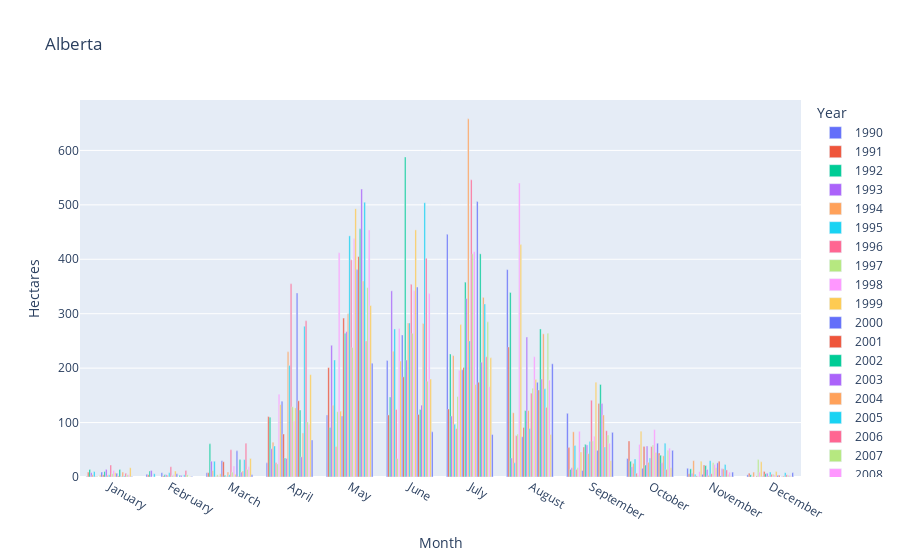
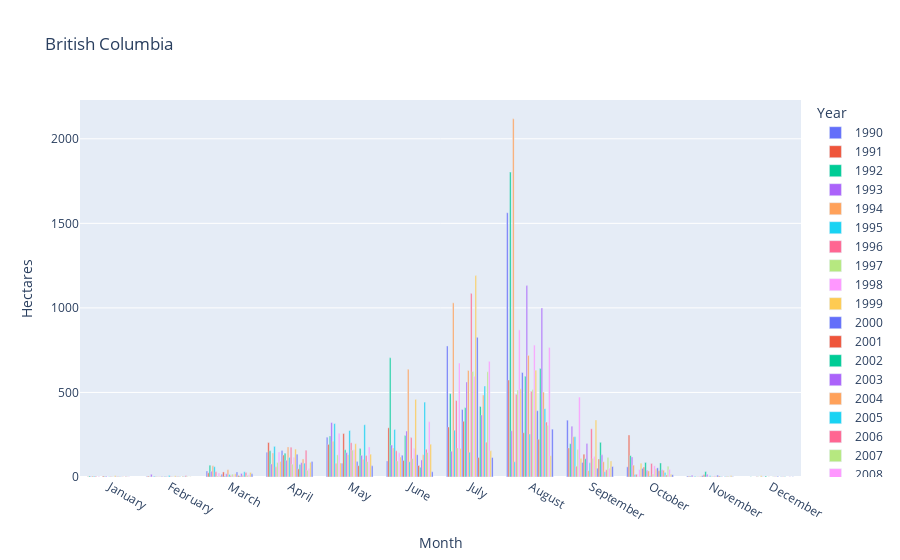

These figures' notebook cell, in order:
### Markdown cell above
Let's plot the wildfires by month, for a few of the jurisdictions.

### Code cell
# Change the values in jurisdictions in order to visualize different provinces
# For example, changing the value 'Alberta' to 'Ontario' will visualize the trends in Ontario instead of Alberta

jurisdictions = ['Alberta', 'British Columbia', 'Saskatchewan', 'Northwest Territories']

for i, jurisdiction in enumerate(jurisdictions):

    jurisdiction_data = numfiresbymonth[numfiresbymonth['Jurisdiction'] == jurisdiction]
    
    if "Unspecified" in jurisdiction_data['Month'].values:
        jurisdiction_data_filtered = jurisdiction_data[jurisdiction_data['Month'] != "Unspecified"]
    else:
        jurisdiction_data_filtered = jurisdiction_data

    px.bar(jurisdiction_data_filtered,x='Month', y=list(range(1990, 2022)), barmode="group", 
               color='variable', labels={"value": "Hectares", "variable": "Year"},
               title=jurisdiction).show()

### Figure 1 — Plotly figure (JSON) as saved in the notebook; plotly's stock layout.template omitted (floating-point values rounded to 4 significant figures)
{"data": [{"alignmentgroup": "True", "hovertemplate": "Year=1990<br>Month=%{x}<br>Hectares=%{y}<extra></extra>", "legendgroup": "1990", "marker": {"color": "#636efa", "pattern": {"shape": ""}}, "name": "1990", "offsetgroup": "1990", "orientation": "v", "showlegend": true, "textposition": "auto", "type": "bar", "x": ["January", "February", "March", "April", "May", "June", "July", "August", "September", "October", "November", "December"], "xaxis": "x", "y": [1, 5, 8, 26, 114, 214, 446, 381, 117, 34, 16, 4], "yaxis": "y"}, {"alignmentgroup": "True", "hovertemplate": "Year=1991<br>Month=%{x}<br>Hectares=%{y}<extra></extra>", "legendgroup": "1991", "marker": {"color": "#EF553B", "pattern": {"shape": ""}}, "name": "1991", "offsetgroup": "1991", "orientation": "v", "showlegend": true, "textposition": "auto", "type": "bar", "x": ["January", "February", "March", "April", "May", "June", "July", "August", "September", "October", "November", "December"], "xaxis": "x", "y": [9, 4, 8, 111, 201, 114, 125, 239, 54, 66, 6, 7], "yaxis": "y"}, {"alignmentgroup": "True", "hovertemplate": "Year=1992<br>Month=%{x}<br>Hectares=%{y}<extra></extra>", "legendgroup": "1992", "marker": {"color": "#00cc96", "pattern": {"shape": ""}}, "name": "1992", "offsetgroup": "1992", "orientation": "v", "showlegend": true, "textposition": "auto", "type": "bar", "x": ["January", "February", "March", "April", "May", "June", "July", "August", "September", "October", "November", "December"], "xaxis": "x", "y": [14, 11, 61, 110, 91, 147, 226, 339, 14, 29, 15, 4], "yaxis": "y"}, {"alignmentgroup": "True", "hovertemplate": "Year=1993<br>Month=%{x}<br>Hectares=%{y}<extra></extra>", "legendgroup": "1993", "marker": {"color": "#ab63fa", "pattern": {"shape": ""}}, "name": "1993", "offsetgroup": "1993", "orientation": "v", "showlegend": true, "textposition": "auto", "type": "bar", "x": ["January", "February", "March", "April", "May", "June", "July", "August", "September", "October", "November", "December"], "xaxis": "x", "y": [8, 12, 29, 52, 242, 342, 112, 35, 17, 19, 7, 1], "yaxis": "y"}, {"alignmentgroup": "True", "hovertemplate": "Year=1994<br>Month=%{x}<br>Hectares=%{y}<extra></extra>", "legendgroup": "1994", "marker": {"color": "#FFA15A", "pattern": {"shape": ""}}, "name": "1994", "offsetgroup": "1994", "orientation": "v", "showlegend": true, "textposition": "auto", "type": "bar", "x": ["January", "February", "March", "April", "May", "June", "July", "August", "September", "October", "November", "December"], "xaxis": "x", "y": [4, null, 12, 64, 132, 231, 223, 118, 83, 25, 30, 9], "yaxis": "y"}, {"alignmentgroup": "True", "hovertemplate": "Year=1995<br>Month=%{x}<br>Hectares=%{y}<extra></extra>", "legendgroup": "1995", "marker": {"color": "#19d3f3", "pattern": {"shape": ""}}, "name": "1995", "offsetgroup": "1995", "orientation": "v", "showlegend": true, "textposition": "auto", "type": "bar", "x": ["January", "February", "March", "April", "May", "June", "July", "August", "September", "October", "November", "December"], "xaxis": "x", "y": [10, 6, 29, 57, 215, 272, 97, 26, 58, 33, 5, null], "yaxis": "y"}, {"alignmentgroup": "True", "hovertemplate": "Year=1996<br>Month=%{x}<br>Hectares=%{y}<extra></extra>", "legendgroup": "1996", "marker": {"color": "#FF6692", "pattern": {"shape": ""}}, "name": "1996", "offsetgroup": "1996", "orientation": "v", "showlegend": true, "textposition": "auto", "type": "bar", "x": ["January", "February", "March", "April", "May", "June", "July", "August", "September", "October", "November", "December"], "xaxis": "x", "y": [1, null, 1, 26, 56, 124, 89, 76, 14, 7, 2, 2], "yaxis": "y"}, {"alignmentgroup": "True", "hovertemplate": "Year=1997<br>Month=%{x}<br>Hectares=%{y}<extra></extra>", "legendgroup": "1997", "marker": {"color": "#B6E880", "pattern": {"shape": ""}}, "name": "1997", "offsetgroup": "1997", "orientation": "v", "showlegend": true, "textposition": "auto", "type": "bar", "x": ["January", "February", "March", "April", "May", "June", "July", "August", "September", "October", "November", "December"], "xaxis": "x", "y": [1, null, 4, 24, 120, 34, 148, 79, 17, 3, 1, 32], "yaxis": "y"}, {"alignmentgroup": "True", "hovertemplate": "Year=1998<br>Month=%{x}<br>Hectares=%{y}<extra></extra>", "legendgroup": "1998", "marker": {"color": "#FF97FF", "pattern": {"shape": ""}}, "name": "1998", "offsetgroup": "1998", "orientation": "v", "showlegend": true, "textposition": "auto", "type": "bar", "x": ["January", "February", "March", "April", "May", "June", "July", "August", "September", "October", "November", "December"], "xaxis": "x", "y": [null, null, 2, 152, 412, 273, 196, 540, 84, 60, 10, 9], "yaxis": "y"}, {"alignmentgroup": "True", "hovertemplate": "Year=1999<br>Month=%{x}<br>Hectares=%{y}<extra></extra>", "legendgroup": "1999", "marker": {"color": "#FECB52", "pattern": {"shape": ""}}, "name": "1999", "offsetgroup": "1999", "orientation": "v", "showlegend": true, "textposition": "auto", "type": "bar", "x": ["January", "February", "March", "April", "May", "June", "July", "August", "September", "October", "November", "December"], "xaxis": "x", "y": [4, null, 6, 133, 121, 213, 280, 427, 46, 84, 29, 28], "yaxis": "y"}, {"alignmentgroup": "True", "hovertemplate": "Year=2000<br>Month=%{x}<br>Hectares=%{y}<extra></extra>", "legendgroup": "2000", "marker": {"color": "#636efa", "pattern": {"shape": ""}}, "name": "2000", "offsetgroup": "2000", "orientation": "v", "showlegend": true, "textposition": "auto", "type": "bar", "x": ["January", "February", "March", "April", "May", "June", "July", "August", "September", "October", "November", "December"], "xaxis": "x", "y": [9, 8, 30, 139, 112, 261, 197, 74, 12, 16, 5, 1], "yaxis": "y"}, {"alignmentgroup": "True", "hovertemplate": "Year=2001<br>Month=%{x}<br>Hectares=%{y}<extra></extra>", "legendgroup": "2001", "marker": {"color": "#EF553B", "pattern": {"shape": ""}}, "name": "2001", "offsetgroup": "2001", "orientation": "v", "showlegend": true, "textposition": "auto", "type": "bar", "x": ["January", "February", "March", "April", "May", "June", "July", "August", "September", "October", "November", "December"], "xaxis": "x", "y": [4, 2, 28, 79, 292, 184, 201, 91, 55, 56, 22, 10], "yaxis": "y"}, {"alignmentgroup": "True", "hovertemplate": "Year=2002<br>Month=%{x}<br>Hectares=%{y}<extra></extra>", "legendgroup": "2002", "marker": {"color": "#00cc96", "pattern": {"shape": ""}}, "name": "2002", "offsetgroup": "2002", "orientation": "v", "showlegend": true, "textposition": "auto", "type": "bar", "x": ["January", "February", "March", "April", "May", "June", "July", "August", "September", "October", "November", "December"], "xaxis": "x", "y": [10, 4, 3, 35, 264, 588, 358, 122, 60, 22, 21, 6], "yaxis": "y"}, {"alignmentgroup": "True", "hovertemplate": "Year=2003<br>Month=%{x}<br>Hectares=%{y}<extra></extra>", "legendgroup": "2003", "marker": {"color": "#ab63fa", "pattern": {"shape": ""}}, "name": "2003", "offsetgroup": "2003", "orientation": "v", "showlegend": true, "textposition": "auto", "type": "bar", "x": ["January", "February", "March", "April", "May", "June", "July", "August", "September", "October", "November", "December"], "xaxis": "x", "y": [14, 4, 1, 34, 267, 215, 328, 257, 59, 57, 14, 7], "yaxis": "y"}, {"alignmentgroup": "True", "hovertemplate": "Year=2004<br>Month=%{x}<br>Hectares=%{y}<extra></extra>", "legendgroup": "2004", "marker": {"color": "#FFA15A", "pattern": {"shape": ""}}, "name": "2004", "offsetgroup": "2004", "orientation": "v", "showlegend": true, "textposition": "auto", "type": "bar", "x": ["January", "February", "March", "April", "May", "June", "July", "August", "September", "October", "November", "December"], "xaxis": "x", "y": [3, 3, 9, 230, 300, 283, 658, 122, 43, 27, 3, 2], "yaxis": "y"}, {"alignmentgroup": "True", "hovertemplate": "Year=2005<br>Month=%{x}<br>Hectares=%{y}<extra></extra>", "legendgroup": "2005", "marker": {"color": "#19d3f3", "pattern": {"shape": ""}}, "name": "2005", "offsetgroup": "2005", "orientation": "v", "showlegend": true, "textposition": "auto", "type": "bar", "x": ["January", "February", "March", "April", "May", "June", "July", "August", "September", "October", "November", "December"], "xaxis": "x", "y": [4, 8, 4, 205, 443, 283, 250, 89, 65, 35, 30, 9], "yaxis": "y"}, {"alignmentgroup": "True", "hovertemplate": "Year=2006<br>Month=%{x}<br>Hectares=%{y}<extra></extra>", "legendgroup": "2006", "marker": {"color": "#FF6692", "pattern": {"shape": ""}}, "name": "2006", "offsetgroup": "2006", "orientation": "v", "showlegend": true, "textposition": "auto", "type": "bar", "x": ["January", "February", "March", "April", "May", "June", "July", "August", "September", "October", "November", "December"], "xaxis": "x", "y": [22, 19, 50, 355, 399, 354, 546, 154, 141, 56, 6, 5], "yaxis": "y"}, {"alignmentgroup": "True", "hovertemplate": "Year=2007<br>Month=%{x}<br>Hectares=%{y}<extra></extra>", "legendgroup": "2007", "marker": {"color": "#B6E880", "pattern": {"shape": ""}}, "name": "2007", "offsetgroup": "2007", "orientation": "v", "showlegend": true, "textposition": "auto", "type": "bar", "x": ["January", "February", "March", "April", "May", "June", "July", "August", "September", "October", "November", "December"], "xaxis": "x", "y": [6, 3, 9, 129, 238, 264, 410, 163, 66, 59, 26, 5], "yaxis": "y"}, {"alignmentgroup": "True", "hovertemplate": "Year=2008<br>Month=%{x}<br>Hectares=%{y}<extra></extra>", "legendgroup": "2008", "marker": {"color": "#FF97FF", "pattern": {"shape": ""}}, "name": "2008", "offsetgroup": "2008", "orientation": "v", "showlegend": true, "textposition": "auto", "type": "bar", "x": ["January", "February", "March", "April", "May", "June", "July", "August", "September", "October", "November", "December"], "xaxis": "x", "y": [12, 4, 20, 103, 438, 342, 414, 221, 75, 87, 23, 4], "yaxis": "y"}, {"alignmentgroup": "True", "hovertemplate": "Year=2009<br>Month=%{x}<br>Hectares=%{y}<extra></extra>", "legendgroup": "2009", "marker": {"color": "#FECB52", "pattern": {"shape": ""}}, "name": "2009", "offsetgroup": "2009", "orientation": "v", "showlegend": true, "textposition": "auto", "type": "bar", "x": ["January", "February", "March", "April", "May", "June", "July", "August", "September", "October", "November", "December"], "xaxis": "x", "y": [8, 11, 5, 127, 493, 454, 170, 179, 174, 45, 17, 10], "yaxis": "y"}, {"alignmentgroup": "True", "hovertemplate": "Year=2010<br>Month=%{x}<br>Hectares=%{y}<extra></extra>", "legendgroup": "2010", "marker": {"color": "#636efa", "pattern": {"shape": ""}}, "name": "2010", "offsetgroup": "2010", "orientation": "v", "showlegend": true, "textposition": "auto", "type": "bar", "x": ["January", "February", "March", "April", "May", "June", "July", "August", "September", "October", "November", "December"], "xaxis": "x", "y": [7, 6, 48, 338, 381, 349, 506, 174, 49, 62, 26, 3], "yaxis": "y"}, {"alignmentgroup": "True", "hovertemplate": "Year=2011<br>Month=%{x}<br>Hectares=%{y}<extra></extra>", "legendgroup": "2011", "marker": {"color": "#EF553B", "pattern": {"shape": ""}}, "name": "2011", "offsetgroup": "2011", "orientation": "v", "showlegend": true, "textposition": "auto", "type": "bar", "x": ["January", "February", "March", "April", "May", "June", "July", "August", "September", "October", "November", "December"], "xaxis": "x", "y": [2, null, 1, 140, 405, 115, 174, 160, 135, 44, 29, 3], "yaxis": "y"}, {"alignmentgroup": "True", "hovertemplate": "Year=2012<br>Month=%{x}<br>Hectares=%{y}<extra></extra>", "legendgroup": "2012", "marker": {"color": "#00cc96", "pattern": {"shape": ""}}, "name": "2012", "offsetgroup": "2012", "orientation": "v", "showlegend": true, "textposition": "auto", "type": "bar", "x": ["January", "February", "March", "April", "May", "June", "July", "August", "September", "October", "November", "December"], "xaxis": "x", "y": [14, 3, 32, 123, 456, 124, 410, 272, 170, 40, 2, null], "yaxis": "y"}, {"alignmentgroup": "True", "hovertemplate": "Year=2013<br>Month=%{x}<br>Hectares=%{y}<extra></extra>", "legendgroup": "2013", "marker": {"color": "#ab63fa", "pattern": {"shape": ""}}, "name": "2013", "offsetgroup": "2013", "orientation": "v", "showlegend": true, "textposition": "auto", "type": "bar", "x": ["January", "February", "March", "April", "May", "June", "July", "August", "September", "October", "November", "December"], "xaxis": "x", "y": [1, 3, 9, 37, 529, 132, 211, 180, 135, 26, 15, 1], "yaxis": "y"}, {"alignmentgroup": "True", "hovertemplate": "Year=2014<br>Month=%{x}<br>Hectares=%{y}<extra></extra>", "legendgroup": "2014", "marker": {"color": "#FFA15A", "pattern": {"shape": ""}}, "name": "2014", "offsetgroup": "2014", "orientation": "v", "showlegend": true, "textposition": "auto", "type": "bar", "x": ["January", "February", "March", "April", "May", "June", "July", "August", "September", "October", "November", "December"], "xaxis": "x", "y": [9, null, 11, 81, 360, 282, 330, 263, 114, 39, 15, 2], "yaxis": "y"}, {"alignmentgroup": "True", "hovertemplate": "Year=2015<br>Month=%{x}<br>Hectares=%{y}<extra></extra>", "legendgroup": "2015", "marker": {"color": "#19d3f3", "pattern": {"shape": ""}}, "name": "2015", "offsetgroup": "2015", "orientation": "v", "showlegend": true, "textposition": "auto", "type": "bar", "x": ["January", "February", "March", "April", "May", "June", "July", "August", "September", "October", "November", "December"], "xaxis": "x", "y": [2, 4, 32, 277, 505, 504, 318, 162, 55, 62, 23, 8], "yaxis": "y"}, {"alignmentgroup": "True", "hovertemplate": "Year=2016<br>Month=%{x}<br>Hectares=%{y}<extra></extra>", "legendgroup": "2016", "marker": {"color": "#FF6692", "pattern": {"shape": ""}}, "name": "2016", "offsetgroup": "2016", "orientation": "v", "showlegend": true, "textposition": "auto", "type": "bar", "x": ["January", "February", "March", "April", "May", "June", "July", "August", "September", "October", "November", "December"], "xaxis": "x", "y": [7, 12, 62, 287, 250, 402, 221, 128, 85, 14, 13, 4], "yaxis": "y"}, {"alignmentgroup": "True", "hovertemplate": "Year=2017<br>Month=%{x}<br>Hectares=%{y}<extra></extra>", "legendgroup": "2017", "marker": {"color": "#B6E880", "pattern": {"shape": ""}}, "name": "2017", "offsetgroup": "2017", "orientation": "v", "showlegend": true, "textposition": "auto", "type": "bar", "x": ["January", "February", "March", "April", "May", "June", "July", "August", "September", "October", "November", "December"], "xaxis": "x", "y": [4, 4, 14, 101, 348, 176, 285, 264, 77, 49, 5, 3], "yaxis": "y"}, {"alignmentgroup": "True", "hovertemplate": "Year=2018<br>Month=%{x}<br>Hectares=%{y}<extra></extra>", "legendgroup": "2018", "marker": {"color": "#FF97FF", "pattern": {"shape": ""}}, "name": "2018", "offsetgroup": "2018", "orientation": "v", "showlegend": true, "textposition": "auto", "type": "bar", "x": ["January", "February", "March", "April", "May", "June", "July", "August", "September", "October", "November", "December"], "xaxis": "x", "y": [4, null, 19, 97, 454, 337, 166, 178, 62, 53, 9, 3], "yaxis": "y"}, {"alignmentgroup": "True", "hovertemplate": "Year=2019<br>Month=%{x}<br>Hectares=%{y}<extra></extra>", "legendgroup": "2019", "marker": {"color": "#FECB52", "pattern": {"shape": ""}}, "name": "2019", "offsetgroup": "2019", "orientation": "v", "showlegend": true, "textposition": "auto", "type": "bar", "x": ["January", "February", "March", "April", "May", "June", "July", "August", "September", "October", "November", "December"], "xaxis": "x", "y": [17, 1, 34, 188, 315, 180, 219, 78, 30, 17, 1, 1], "yaxis": "y"}, {"alignmentgroup": "True", "hovertemplate": "Year=2020<br>Month=%{x}<br>Hectares=%{y}<extra></extra>", "legendgroup": "2020", "marker": {"color": "#636efa", "pattern": {"shape": ""}}, "name": "2020", "offsetgroup": "2020", "orientation": "v", "showlegend": true, "textposition": "auto", "type": "bar", "x": ["January", "February", "March", "April", "May", "June", "July", "August", "September", "October", "November", "December"], "xaxis": "x", "y": [1, 1, 4, 68, 209, 83, 78, 208, 82, 49, 9, 8], "yaxis": "y"}, {"alignmentgroup": "True", "hovertemplate": "Year=2021<br>Month=%{x}<br>Hectares=%{y}<extra></extra>", "legendgroup": "2021", "marker": {"color": "#EF553B", "pattern": {"shape": ""}}, "name": "2021", "offsetgroup": "2021", "orientation": "v", "showlegend": true, "textposition": "auto", "type": "bar", "x": ["January", "February", "March", "April", "May", "June", "July", "August", "September", "October", "November", "December"], "xaxis": "x", "y": [null, null, null, null, null, null, null, null, null, null, null, null], "yaxis": "y"}], "layout": {"barmode": "group", "legend": {"title": {"text": "Year"}, "tracegroupgap": 0}, "title": {"text": "Alberta"}, "xaxis": {"anchor": "y", "domain": [0, 1], "title": {"text": "Month"}}, "yaxis": {"anchor": "x", "domain": [0, 1], "title": {"text": "Hectares"}}}}

### Figure 2 — Plotly figure (JSON) as saved in the notebook; plotly's stock layout.template omitted (floating-point values rounded to 4 significant figures)
{"data": [{"alignmentgroup": "True", "hovertemplate": "Year=1990<br>Month=%{x}<br>Hectares=%{y}<extra></extra>", "legendgroup": "1990", "marker": {"color": "#636efa", "pattern": {"shape": ""}}, "name": "1990", "offsetgroup": "1990", "orientation": "v", "showlegend": true, "textposition": "auto", "type": "bar", "x": ["January", "February", "March", "April", "May", "June", "July", "August", "September", "October", "November", "December"], "xaxis": "x", "y": [null, 3, 35, 147, 235, 95, 775, 1563, 336, 60, 6, null], "yaxis": "y"}, {"alignmentgroup": "True", "hovertemplate": "Year=1991<br>Month=%{x}<br>Hectares=%{y}<extra></extra>", "legendgroup": "1991", "marker": {"color": "#EF553B", "pattern": {"shape": ""}}, "name": "1991", "offsetgroup": "1991", "orientation": "v", "showlegend": true, "textposition": "auto", "type": "bar", "x": ["January", "February", "March", "April", "May", "June", "July", "August", "September", "October", "November", "December"], "xaxis": "x", "y": [2, 5, 25, 204, 193, 291, 296, 573, 172, 248, 5, null], "yaxis": "y"}, {"alignmentgroup": "True", "hovertemplate": "Year=1992<br>Month=%{x}<br>Hectares=%{y}<extra></extra>", "legendgroup": "1992", "marker": {"color": "#00cc96", "pattern": {"shape": ""}}, "name": "1992", "offsetgroup": "1992", "orientation": "v", "showlegend": true, "textposition": "auto", "type": "bar", "x": ["January", "February", "March", "April", "May", "June", "July", "August", "September", "October", "November", "December"], "xaxis": "x", "y": [6, 2, 70, 155, 243, 705, 493, 1803, 197, 126, 4, 1], "yaxis": "y"}, {"alignmentgroup": "True", "hovertemplate": "Year=1993<br>Month=%{x}<br>Hectares=%{y}<extra></extra>", "legendgroup": "1993", "marker": {"color": "#ab63fa", "pattern": {"shape": ""}}, "name": "1993", "offsetgroup": "1993", "orientation": "v", "showlegend": true, "textposition": "auto", "type": "bar", "x": ["January", "February", "March", "April", "May", "June", "July", "August", "September", "October", "November", "December"], "xaxis": "x", "y": [3, 16, 34, 77, 322, 189, 153, 274, 300, 119, 10, null], "yaxis": "y"}, {"alignmentgroup": "True", "hovertemplate": "Year=1994<br>Month=%{x}<br>Hectares=%{y}<extra></extra>", "legendgroup": "1994", "marker": {"color": "#FFA15A", "pattern": {"shape": ""}}, "name": "1994", "offsetgroup": "1994", "orientation": "v", "showlegend": true, "textposition": "auto", "type": "bar", "x": ["January", "February", "March", "April", "May", "June", "July", "August", "September", "October", "November", "December"], "xaxis": "x", "y": [6, 2, 66, 142, 212, 172, 1030, 2118, 238, 70, 1, null], "yaxis": "y"}, {"alignmentgroup": "True", "hovertemplate": "Year=1995<br>Month=%{x}<br>Hectares=%{y}<extra></extra>", "legendgroup": "1995", "marker": {"color": "#19d3f3", "pattern": {"shape": ""}}, "name": "1995", "offsetgroup": "1995", "orientation": "v", "showlegend": true, "textposition": "auto", "type": "bar", "x": ["January", "February", "March", "April", "May", "June", "July", "August", "September", "October", "November", "December"], "xaxis": "x", "y": [5, 5, 61, 181, 316, 281, 277, 90, 238, 15, 5, null], "yaxis": "y"}, {"alignmentgroup": "True", "hovertemplate": "Year=1996<br>Month=%{x}<br>Hectares=%{y}<extra></extra>", "legendgroup": "1996", "marker": {"color": "#FF6692", "pattern": {"shape": ""}}, "name": "1996", "offsetgroup": "1996", "orientation": "v", "showlegend": true, "textposition": "auto", "type": "bar", "x": ["January", "February", "March", "April", "May", "June", "July", "August", "September", "October", "November", "December"], "xaxis": "x", "y": [5, 3, 31, 60, 82, 155, 452, 489, 64, 16, 1, 2], "yaxis": "y"}, {"alignmentgroup": "True", "hovertemplate": "Year=1997<br>Month=%{x}<br>Hectares=%{y}<extra></extra>", "legendgroup": "1997", "marker": {"color": "#B6E880", "pattern": {"shape": ""}}, "name": "1997", "offsetgroup": "1997", "orientation": "v", "showlegend": true, "textposition": "auto", "type": "bar", "x": ["January", "February", "March", "April", "May", "June", "July", "August", "September", "October", "November", "December"], "xaxis": "x", "y": [null, 2, 6, 86, 131, 95, 172, 514, 162, 3, 3, 2], "yaxis": "y"}, {"alignmentgroup": "True", "hovertemplate": "Year=1998<br>Month=%{x}<br>Hectares=%{y}<extra></extra>", "legendgroup": "1998", "marker": {"color": "#FF97FF", "pattern": {"shape": ""}}, "name": "1998", "offsetgroup": "1998", "orientation": "v", "showlegend": true, "textposition": "auto", "type": "bar", "x": ["January", "February", "March", "April", "May", "June", "July", "August", "September", "October", "November", "December"], "xaxis": "x", "y": [3, 3, 24, 148, 259, 143, 674, 870, 473, 44, 4, null], "yaxis": "y"}, {"alignmentgroup": "True", "hovertemplate": "Year=1999<br>Month=%{x}<br>Hectares=%{y}<extra></extra>", "legendgroup": "1999", "marker": {"color": "#FECB52", "pattern": {"shape": ""}}, "name": "1999", "offsetgroup": "1999", "orientation": "v", "showlegend": true, "textposition": "auto", "type": "bar", "x": ["January", "February", "March", "April", "May", "June", "July", "August", "September", "October", "November", "December"], "xaxis": "x", "y": [null, 2, 8, 92, 83, 118, 168, 522, 109, 82, 6, 8], "yaxis": "y"}, {"alignmentgroup": "True", "hovertemplate": "Year=2000<br>Month=%{x}<br>Hectares=%{y}<extra></extra>", "legendgroup": "2000", "marker": {"color": "#636efa", "pattern": {"shape": ""}}, "name": "2000", "offsetgroup": "2000", "orientation": "v", "showlegend": true, "textposition": "auto", "type": "bar", "x": ["January", "February", "March", "April", "May", "June", "July", "August", "September", "October", "November", "December"], "xaxis": "x", "y": [null, 3, 17, 157, 82, 129, 399, 618, 86, 51, 8, 1], "yaxis": "y"}, {"alignmentgroup": "True", "hovertemplate": "Year=2001<br>Month=%{x}<br>Hectares=%{y}<extra></extra>", "legendgroup": "2001", "marker": {"color": "#EF553B", "pattern": {"shape": ""}}, "name": "2001", "offsetgroup": "2001", "orientation": "v", "showlegend": true, "textposition": "auto", "type": "bar", "x": ["January", "February", "March", "April", "May", "June", "July", "August", "September", "October", "November", "December"], "xaxis": "x", "y": [6, 1, 30, 130, 257, 98, 329, 262, 135, 59, 13, null], "yaxis": "y"}, {"alignmentgroup": "True", "hovertemplate": "Year=2002<br>Month=%{x}<br>Hectares=%{y}<extra></extra>", "legendgroup": "2002", "marker": {"color": "#00cc96", "pattern": {"shape": ""}}, "name": "2002", "offsetgroup": "2002", "orientation": "v", "showlegend": true, "textposition": "auto", "type": "bar", "x": ["January", "February", "March", "April", "May", "June", "July", "August", "September", "October", "November", "December"], "xaxis": "x", "y": [3, 3, 5, 140, 161, 245, 410, 596, 108, 86, 32, 6], "yaxis": "y"}, {"alignmentgroup": "True", "hovertemplate": "Year=2003<br>Month=%{x}<br>Hectares=%{y}<extra></extra>", "legendgroup": "2003", "marker": {"color": "#ab63fa", "pattern": {"shape": ""}}, "name": "2003", "offsetgroup": "2003", "orientation": "v", "showlegend": true, "textposition": "auto", "type": "bar", "x": ["January", "February", "March", "April", "May", "June", "July", "August", "September", "October", "November", "December"], "xaxis": "x", "y": [5, 3, 19, 99, 144, 272, 562, 1132, 198, 40, 16, null], "yaxis": "y"}, {"alignmentgroup": "True", "hovertemplate": "Year=2004<br>Month=%{x}<br>Hectares=%{y}<extra></extra>", "legendgroup": "2004", "marker": {"color": "#FFA15A", "pattern": {"shape": ""}}, "name": "2004", "offsetgroup": "2004", "orientation": "v", "showlegend": true, "textposition": "auto", "type": "bar", "x": ["January", "February", "March", "April", "May", "June", "July", "August", "September", "October", "November", "December"], "xaxis": "x", "y": [null, 2, 43, 178, 132, 637, 630, 719, 38, 36, 2, 1], "yaxis": "y"}, {"alignmentgroup": "True", "hovertemplate": "Year=2005<br>Month=%{x}<br>Hectares=%{y}<extra></extra>", "legendgroup": "2005", "marker": {"color": "#19d3f3", "pattern": {"shape": ""}}, "name": "2005", "offsetgroup": "2005", "orientation": "v", "showlegend": true, "textposition": "auto", "type": "bar", "x": ["January", "February", "March", "April", "May", "June", "July", "August", "September", "October", "November", "December"], "xaxis": "x", "y": [2, 9, 15, 116, 275, 90, 146, 254, 84, 8, 7, null], "yaxis": "y"}, {"alignmentgroup": "True", "hovertemplate": "Year=2006<br>Month=%{x}<br>Hectares=%{y}<extra></extra>", "legendgroup": "2006", "marker": {"color": "#FF6692", "pattern": {"shape": ""}}, "name": "2006", "offsetgroup": "2006", "orientation": "v", "showlegend": true, "textposition": "auto", "type": "bar", "x": ["January", "February", "March", "April", "May", "June", "July", "August", "September", "October", "November", "December"], "xaxis": "x", "y": [3, 3, 9, 176, 203, 233, 1086, 507, 285, 80, 2, null], "yaxis": "y"}, {"alignmentgroup": "True", "hovertemplate": "Year=2007<br>Month=%{x}<br>Hectares=%{y}<extra></extra>", "legendgroup": "2007", "marker": {"color": "#B6E880", "pattern": {"shape": ""}}, "name": "2007", "offsetgroup": "2007", "orientation": "v", "showlegend": true, "textposition": "auto", "type": "bar", "x": ["January", "February", "March", "April", "May", "June", "July", "August", "September", "October", "November", "December"], "xaxis": "x", "y": [2, 2, 17, 76, 159, 109, 624, 518, 111, 18, 4, 1], "yaxis": "y"}, {"alignmentgroup": "True", "hovertemplate": "Year=2008<br>Month=%{x}<br>Hectares=%{y}<extra></extra>", "legendgroup": "2008", "marker": {"color": "#FF97FF", "pattern": {"shape": ""}}, "name": "2008", "offsetgroup": "2008", "orientation": "v", "showlegend": true, "textposition": "auto", "type": "bar", "x": ["January", "February", "March", "April", "May", "June", "July", "August", "September", "October", "November", "December"], "xaxis": "x", "y": [1, 2, 13, 117, 161, 170, 596, 780, 122, 66, 7, 3], "yaxis": "y"}, {"alignmentgroup": "True", "hovertemplate": "Year=2009<br>Month=%{x}<br>Hectares=%{y}<extra></extra>", "legendgroup": "2009", "marker": {"color": "#FECB52", "pattern": {"shape": ""}}, "name": "2009", "offsetgroup": "2009", "orientation": "v", "showlegend": true, "textposition": "auto", "type": "bar", "x": ["January", "February", "March", "April", "May", "June", "July", "August", "September", "October", "November", "December"], "xaxis": "x", "y": [8, 7, 19, 165, 197, 459, 1191, 632, 337, 49, 5, 2], "yaxis": "y"}, {"alignmentgroup": "True", "hovertemplate": "Year=2010<br>Month=%{x}<br>Hectares=%{y}<extra></extra>", "legendgroup": "2010", "marker": {"color": "#636efa", "pattern": {"shape": ""}}, "name": "2010", "offsetgroup": "2010", "orientation": "v", "showlegend": true, "textposition": "auto", "type": "bar", "x": ["January", "February", "March", "April", "May", "June", "July", "August", "September", "October", "November", "December"], "xaxis": "x", "y": [2, 2, 30, 135, 91, 132, 826, 392, 52, 54, 11, 4], "yaxis": "y"}, {"alignmentgroup": "True", "hovertemplate": "Year=2011<br>Month=%{x}<br>Hectares=%{y}<extra></extra>", "legendgroup": "2011", "marker": {"color": "#EF553B", "pattern": {"shape": ""}}, "name": "2011", "offsetgroup": "2011", "orientation": "v", "showlegend": true, "textposition": "auto", "type": "bar", "x": ["January", "February", "March", "April", "May", "June", "July", "August", "September", "October", "November", "December"], "xaxis": "x", "y": [2, 2, 9, 48, 67, 68, 115, 223, 107, 37, 6, null], "yaxis": "y"}, {"alignmentgroup": "True", "hovertemplate": "Year=2012<br>Month=%{x}<br>Hectares=%{y}<extra></extra>", "legendgroup": "2012", "marker": {"color": "#00cc96", "pattern": {"shape": ""}}, "name": "2012", "offsetgroup": "2012", "orientation": "v", "showlegend": true, "textposition": "auto", "type": "bar", "x": ["January", "February", "March", "April", "May", "June", "July", "August", "September", "October", "November", "December"], "xaxis": "x", "y": [2, 2, 6, 74, 168, 57, 417, 642, 205, 83, 2, 1], "yaxis": "y"}, {"alignmentgroup": "True", "hovertemplate": "Year=2013<br>Month=%{x}<br>Hectares=%{y}<extra></extra>", "legendgroup": "2013", "marker": {"color": "#ab63fa", "pattern": {"shape": ""}}, "name": "2013", "offsetgroup": "2013", "orientation": "v", "showlegend": true, "textposition": "auto", "type": "bar", "x": ["January", "February", "March", "April", "May", "June", "July", "August", "September", "October", "November", "December"], "xaxis": "x", "y": [1, null, 21, 85, 128, 101, 367, 999, 131, 43, 1, 2], "yaxis": "y"}, {"alignmentgroup": "True", "hovertemplate": "Year=2014<br>Month=%{x}<br>Hectares=%{y}<extra></extra>", "legendgroup": "2014", "marker": {"color": "#FFA15A", "pattern": {"shape": ""}}, "name": "2014", "offsetgroup": "2014", "orientation": "v", "showlegend": true, "textposition": "auto", "type": "bar", "x": ["January", "February", "March", "April", "May", "June", "July", "August", "September", "October", "November", "December"], "xaxis": "x", "y": [1, 4, 10, 107, 105, 132, 485, 502, 90, 40, null, 2], "yaxis": "y"}, {"alignmentgroup": "True", "hovertemplate": "Year=2015<br>Month=%{x}<br>Hectares=%{y}<extra></extra>", "legendgroup": "2015", "marker": {"color": "#19d3f3", "pattern": {"shape": ""}}, "name": "2015", "offsetgroup": "2015", "orientation": "v", "showlegend": true, "textposition": "auto", "type": "bar", "x": ["January", "February", "March", "April", "May", "June", "July", "August", "September", "October", "November", "December"], "xaxis": "x", "y": [null, 2, 31, 82, 309, 443, 538, 404, 31, 27, 3, 1], "yaxis": "y"}, {"alignmentgroup": "True", "hovertemplate": "Year=2016<br>Month=%{x}<br>Hectares=%{y}<extra></extra>", "legendgroup": "2016", "marker": {"color": "#FF6692", "pattern": {"shape": ""}}, "name": "2016", "offsetgroup": "2016", "orientation": "v", "showlegend": true, "textposition": "auto", "type": "bar", "x": ["January", "February", "March", "April", "May", "June", "July", "August", "September", "October", "November", "December"], "xaxis": "x", "y": [3, 7, 27, 158, 127, 164, 206, 325, 43, 12, 3, null], "yaxis": "y"}, {"alignmentgroup": "True", "hovertemplate": "Year=2017<br>Month=%{x}<br>Hectares=%{y}<extra></extra>", "legendgroup": "2017", "marker": {"color": "#B6E880", "pattern": {"shape": ""}}, "name": "2017", "offsetgroup": "2017", "orientation": "v", "showlegend": true, "textposition": "auto", "type": "bar", "x": ["January", "February", "March", "April", "May", "June", "July", "August", "September", "October", "November", "December"], "xaxis": "x", "y": [1, 2, 10, 40, 91, 145, 622, 306, 115, 64, 4, null], "yaxis": "y"}, {"alignmentgroup": "True", "hovertemplate": "Year=2018<br>Month=%{x}<br>Hectares=%{y}<extra></extra>", "legendgroup": "2018", "marker": {"color": "#FF97FF", "pattern": {"shape": ""}}, "name": "2018", "offsetgroup": "2018", "orientation": "v", "showlegend": true, "textposition": "auto", "type": "bar", "x": ["January", "February", "March", "April", "May", "June", "July", "August", "September", "October", "November", "December"], "xaxis": "x", "y": [1, null, 14, 51, 178, 327, 684, 766, 52, 45, 2, 2], "yaxis": "y"}, {"alignmentgroup": "True", "hovertemplate": "Year=2019<br>Month=%{x}<br>Hectares=%{y}<extra></extra>", "legendgroup": "2019", "marker": {"color": "#FECB52", "pattern": {"shape": ""}}, "name": "2019", "offsetgroup": "2019", "orientation": "v", "showlegend": true, "textposition": "auto", "type": "bar", "x": ["January", "February", "March", "April", "May", "June", "July", "August", "September", "October", "November", "December"], "xaxis": "x", "y": [null, 1, 27, 87, 135, 194, 155, 126, 95, 16, 7, null], "yaxis": "y"}, {"alignmentgroup": "True", "hovertemplate": "Year=2020<br>Month=%{x}<br>Hectares=%{y}<extra></extra>", "legendgroup": "2020", "marker": {"color": "#636efa", "pattern": {"shape": ""}}, "name": "2020", "offsetgroup": "2020", "orientation": "v", "showlegend": true, "textposition": "auto", "type": "bar", "x": ["January", "February", "March", "April", "May", "June", "July", "August", "September", "October", "November", "December"], "xaxis": "x", "y": [null, null, 19, 92, 66, 31, 115, 283, 62, 13, 2, 1], "yaxis": "y"}, {"alignmentgroup": "True", "hovertemplate": "Year=2021<br>Month=%{x}<br>Hectares=%{y}<extra></extra>", "legendgroup": "2021", "marker": {"color": "#EF553B", "pattern": {"shape": ""}}, "name": "2021", "offsetgroup": "2021", "orientation": "v", "showlegend": true, "textposition": "auto", "type": "bar", "x": ["January", "February", "March", "April", "May", "June", "July", "August", "September", "October", "November", "December"], "xaxis": "x", "y": [null, null, null, null, null, null, null, null, null, null, null, null], "yaxis": "y"}], "layout": {"barmode": "group", "legend": {"title": {"text": "Year"}, "tracegroupgap": 0}, "title": {"text": "British Columbia"}, "xaxis": {"anchor": "y", "domain": [0, 1], "title": {"text": "Month"}}, "yaxis": {"anchor": "x", "domain": [0, 1], "title": {"text": "Hectares"}}}}
